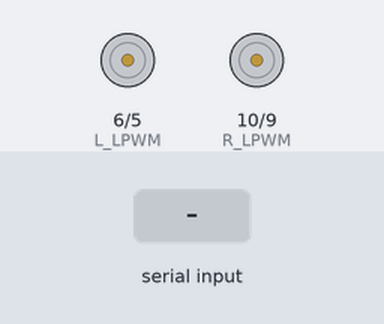
A sketch run on a simulated Arduino Uno, built with avr-gcc and run on an emulated ATmega328P. Shown: motor-driver pin pairs drawn as motors (green arrow = first pin HIGH = forward, orange = second pin HIGH = backward, longer = more drive). The test bench sets the inputs (shaded band). What the sketch prints to the serial monitor is not drawn.

Above: at 1.2 s.
1.3 s: "w" received over Serial
At 1.7 s:
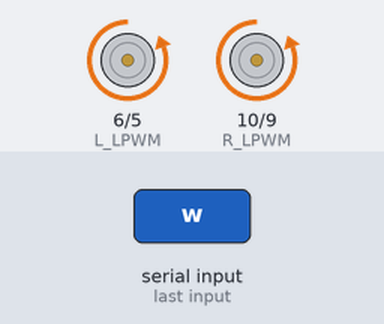
2.8 s: "s" received over Serial
At 4.0 s:
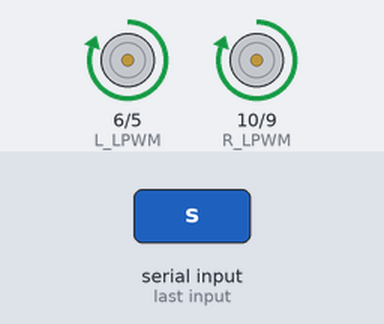
4.3 s: "a" received over Serial
At 5.2 s:
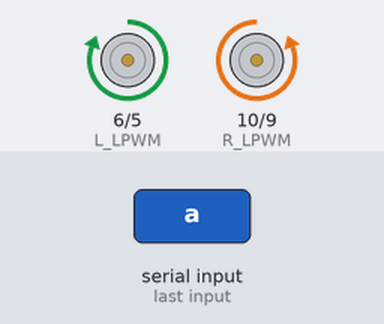
5.8 s: "d" received over Serial
At 6.3 s:
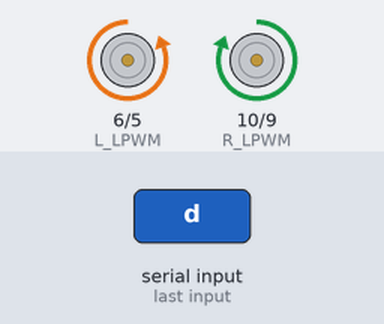
7.3 s: byte 49 ('1') received over Serial
8.8 s: "W" received over Serial
At 9.8 s:
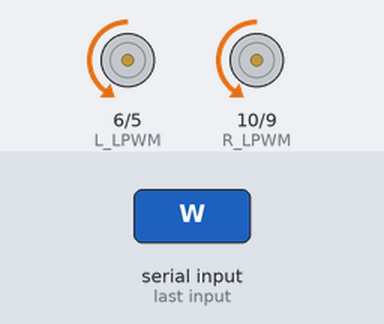
Timing chart, 0 to 11.3 s (numbered marks = the images above; inputs shaded):
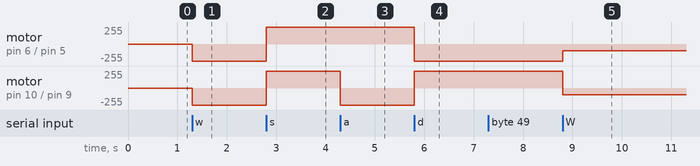

The sketch:

sumo_serial_control.ino
```cpp
// ==========================================
// SUMO ROBOT - DUAL BTS7960 - SERIAL CONTROL
// ==========================================

// LEFT SIDE MOTORS (Driver 1)
const int L_RPWM = 5;
const int L_LPWM = 6;

// RIGHT SIDE MOTORS (Driver 2)
const int R_RPWM = 9;
const int R_LPWM = 10;

// SPEED SETTING (0-255)
int speedVal = 255; // Set to MAX for competition

void setup() {
  Serial.begin(9600);

  pinMode(L_RPWM, OUTPUT);
  pinMode(L_LPWM, OUTPUT);
  pinMode(R_RPWM, OUTPUT);
  pinMode(R_LPWM, OUTPUT);

  stopRobot();

  Serial.println("--- SUMO TANK READY ---");
  Serial.println("Controls: W=Forward, S=Backward, A=Spin Left, D=Spin Right, X=Stop");
}

void loop() {
  if (Serial.available() > 0) {
    char cmd = Serial.read();

    // Switch handles both uppercase and lowercase
    switch (cmd) {
      case 'w': case 'W': moveForward();  break;
      case 's': case 'S': moveBackward(); break;
      case 'a': case 'A': spinLeft();     break;
      case 'd': case 'D': spinRight();    break;
      case 'x': case 'X': stopRobot();    break;

      // Quick Speed Adjustment
      case '1': speedVal = 100; Serial.println("Speed: 40%"); break;
      case '2': speedVal = 180; Serial.println("Speed: 70%"); break;
      case '3': speedVal = 255; Serial.println("Speed: 100%"); break;
    }
  }
}

// --- MOTION FUNCTIONS ---

void moveForward() {
  analogWrite(L_LPWM, 0); analogWrite(R_LPWM, 0); // Clear reverse
  analogWrite(L_RPWM, speedVal);
  analogWrite(R_RPWM, speedVal);
  Serial.println(">> CHARGING FORWARD");
}

void moveBackward() {
  analogWrite(L_RPWM, 0); analogWrite(R_RPWM, 0); // Clear forward
  analogWrite(L_LPWM, speedVal);
  analogWrite(R_LPWM, speedVal);
  Serial.println("<< REVERSING");
}

void spinLeft() {
  // Left side moves BACK, Right side moves FORWARD
  analogWrite(L_RPWM, 0); analogWrite(R_LPWM, 0);
  analogWrite(L_LPWM, speedVal);
  analogWrite(R_RPWM, speedVal);
  Serial.println("↺ SPINNING LEFT");
}

void spinRight() {
  // Right side moves BACK, Left side moves FORWARD
  analogWrite(L_LPWM, 0); analogWrite(R_RPWM, 0);
  analogWrite(L_RPWM, speedVal);
  analogWrite(R_LPWM, speedVal);
  Serial.println("↻ SPINNING RIGHT");
}

void stopRobot() {
  analogWrite(L_RPWM, 0); analogWrite(L_LPWM, 0);
  analogWrite(R_RPWM, 0); analogWrite(R_LPWM, 0);
  Serial.println("|| HALT");
}
```

Measured:
- after the input at 1.3 s, motor on pin 6 (L_LPWM) / pin 5 (L_RPWM), motor on pin 10 (R_LPWM) / pin 9 (R_RPWM): stopped → backward 255/255 at once
- after the input at 2.8 s, motor on pin 6 (L_LPWM) / pin 5 (L_RPWM), motor on pin 10 (R_LPWM) / pin 9 (R_RPWM): backward 255/255 → forward 255/255 at once
- after the input at 4.3 s, motor on pin 10 (R_LPWM) / pin 9 (R_RPWM): forward 255/255 → backward 255/255 at once
- after the input at 5.8 s, motor on pin 6 (L_LPWM) / pin 5 (L_RPWM): forward 255/255 → backward 255/255 at once; motor on pin 10 (R_LPWM) / pin 9 (R_RPWM): backward 255/255 → forward 255/255 at once
- after the input at 7.3 s, every drawn part: stays the same
- after the input at 8.8 s, motor on pin 6 (L_LPWM) / pin 5 (L_RPWM): backward 255/255 → backward 100/255 at once; motor on pin 10 (R_LPWM) / pin 9 (R_RPWM): forward 255/255 → backward 100/255 at once
